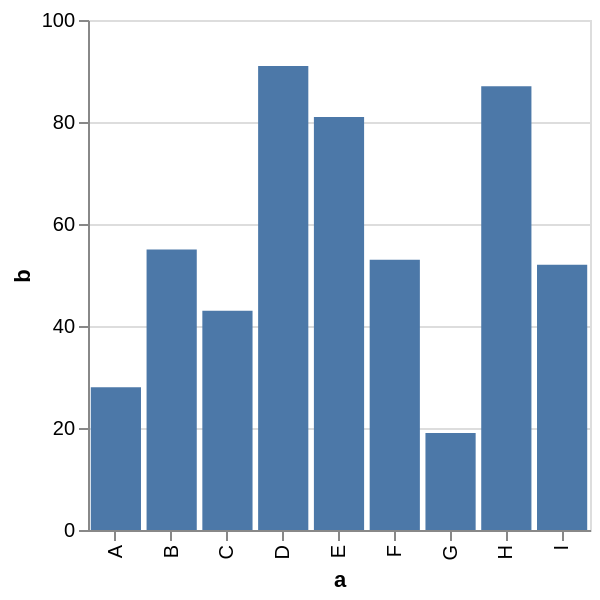

Write a Vega-Lite specification for this figure.
### Vega-Lite specification from a JSON file in a GitHub repository (floating-point values rounded to 4 significant figures)
{"$schema": "https://vega.github.io/schema/vega-lite/v5.json", "width": 300, "autosize": {"type": "fit", "contains": "padding"}, "data": {"values": [{"a": "A", "b": 28}, {"a": "B", "b": 55}, {"a": "C", "b": 43}, {"a": "D", "b": 91}, {"a": "E", "b": 81}, {"a": "F", "b": 53}, {"a": "G", "b": 19}, {"a": "H", "b": 87}, {"a": "I", "b": 52}]}, "mark": {"type": "bar", "tooltip": true}, "encoding": {"x": {"field": "a", "type": "nominal"}, "y": {"field": "b", "type": "quantitative"}}}
